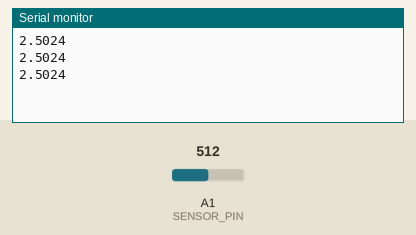
Recording of a sketch running on a simulated Arduino Uno, built with avr-gcc and run on an emulated ATmega328P. On the bench: the last lines printed to the serial monitor. Inputs (shaded band) come from the test bench; at power-on: A1 (SENSOR_PIN) = 512.

Above: at 1.3 s.
1.4 s: A1 (SENSOR_PIN) set to 716
At 1.9 s:
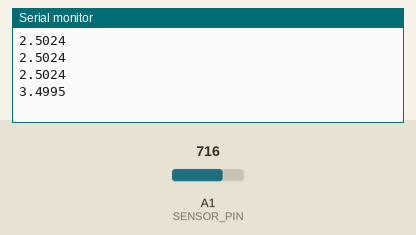
2.9 s: A1 (SENSOR_PIN) set to 900
At 3.4 s:
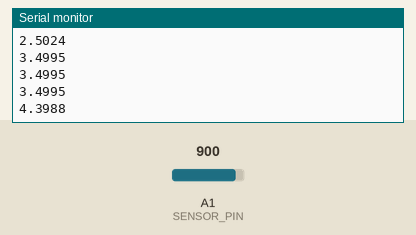
Timing chart, 0 to 5.9 s (numbered marks = the images above; inputs shaded):
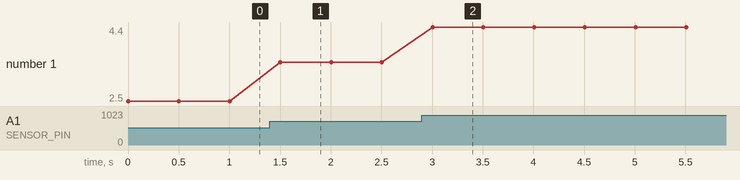

The sketch:

INA169_test.ino
```cpp
//testing current by measuring across LED connected to arduino power supply
//const int LED_PIN = 13;

//eqn for current across output pins:
//I = (V*(1k ohm))/(R_s * R_l) where R_s = shunt resistor value and r_l = load resistor value
//however, on default board, R_s = 0.1 ohm and R_l = 10k, so all the resistors cancel out
//I = the voltage reading on the board

//notes (from SparkFun tutorial)
//make sure ground of measurement circuit is connected to ground of INA169 board.


const int SENSOR_PIN = A1;
const float VREF = 5; ///using internal

float current; //current
int sensorVal;
float voltage;


void setup() {
  // put your setup code here, to run once:
//  pinMode(LED_PIN, OUTPUT);

  Serial.begin(9600); //begin serial connection
  //analogReference(INTERNAL);

}

void loop() {
  // put your main code here, to run repeatedly:

//  digitalWrite(LED_PIN, HIGH);
//  delay(1000);
//  digitalWrite(LED_PIN, LOW);
//  delay(1000);

  //check this with multimeter
  sensorVal = analogRead(SENSOR_PIN);
  //Serial.println(sensorVal);
  voltage = sensorVal * (VREF / 1023.0);
  Serial.println(voltage, 4);

//  current = (analogRead(SENSOR_PIN)*V_REF)/1023;
//
//  Serial.print(current, 3);
//  Serial.println(" A");

  // Delay program for a few milliseconds
  delay(500);

}
```

Measured:
- after the input at 1.4 s, the serial monitor: prints a new line after 0.10 s (image 1)
- after the input at 2.9 s, the serial monitor: prints a new line after 0.10 s (image 2)
- plotted number 1: 2.5 → 3.5 after the input at 1.4 s, 3.5 → 4.4 after the input at 2.9 s
